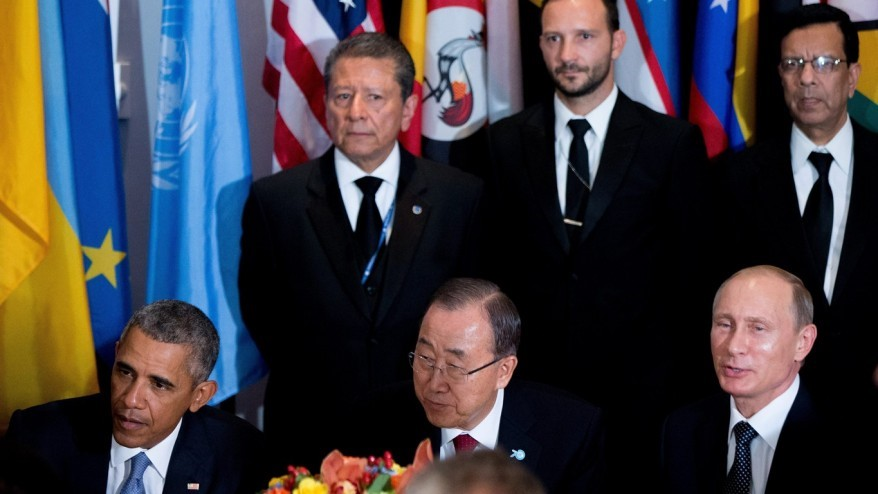
#> input picture worldleaders_atUN.jpg, 878 x 494 px
$ python Lab10_locate_faces.py
#> lines starting #> are read from the running program, lines starting #| are printed output that depends on the picture; after the words box and inside, x2 and y2 are one past the last pixel; in counts of white or black regions, pixels touching at a corner belong together
import numpy as np, cv2

def fun10_locate_faces():
    # (1)input
    img = cv2.imread("worldleaders_atUN.jpg", cv2.IMREAD_COLOR)
#> img is the input picture: shape (494, 878, 3); mean B, G, R 64.6, 59.5, 62.2
    cv2.imshow("input", img)
    cv2.waitKey(0)

    # (2)skin_color_processor
    face = skin_color_processor(img)
#> after the loop in skin_color_processor, `for i in range(0, R):`:
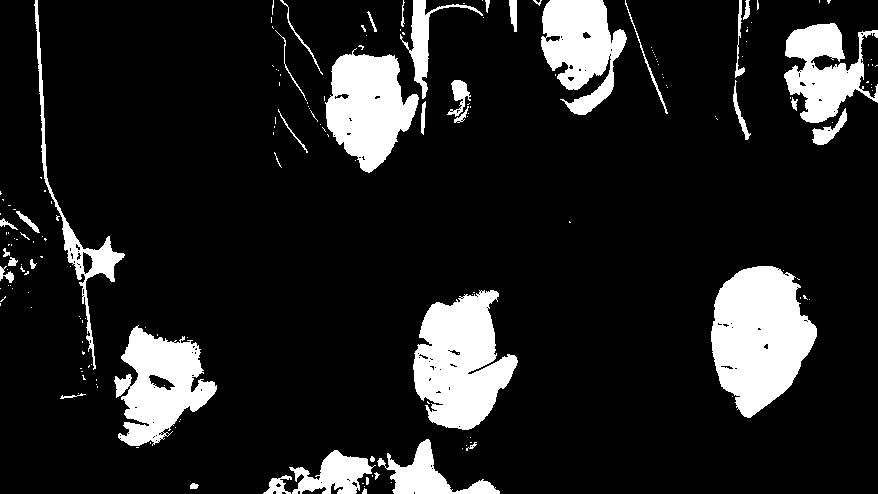
#> skin: shape (494, 878, 3); 13.4% white; 183 white regions (141 under 20 px), largest, box (x1, y1, x2, y2) and area: (711, 266, 817, 418) 11086, (413, 290, 518, 430) 9571, (325, 48, 419, 173) 7310
    cv2.imshow("Face", face)
    cv2.waitKey(0)

    # (3)morphological processing 3
    mask3 = np.array([[0, 1, 0], [1, 1, 1], [0, 1, 0]]).astype('uint8')
    mc_im = cv2.morphologyEx(face, cv2.MORPH_CLOSE, mask3, iterations=2)  # close2 = d2e2
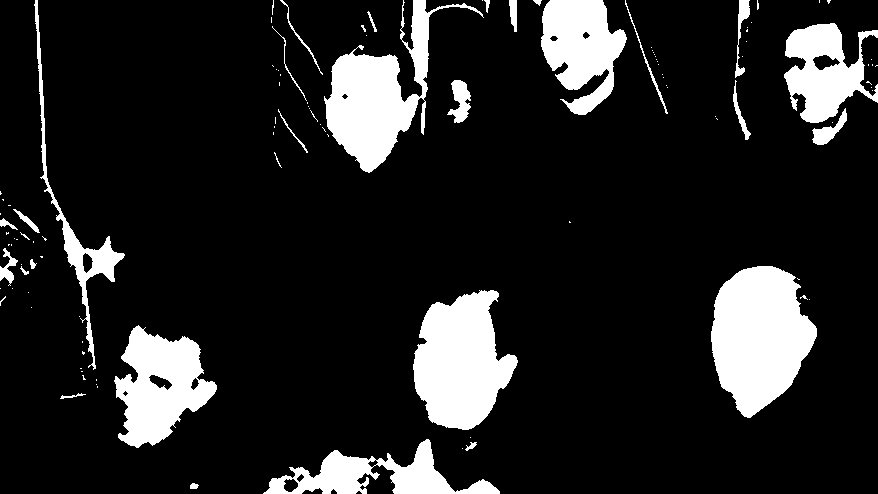
#> mc_im: shape (494, 878, 3); 13.9% white; 113 white regions (84 under 20 px), largest, box (x1, y1, x2, y2) and area: (711, 266, 817, 418) 11205, (413, 290, 518, 430) 9876, (324, 0, 484, 173) 9165
    mco = cv2.morphologyEx(mc_im, cv2.MORPH_OPEN, mask3, iterations=2)  # d2e4d2
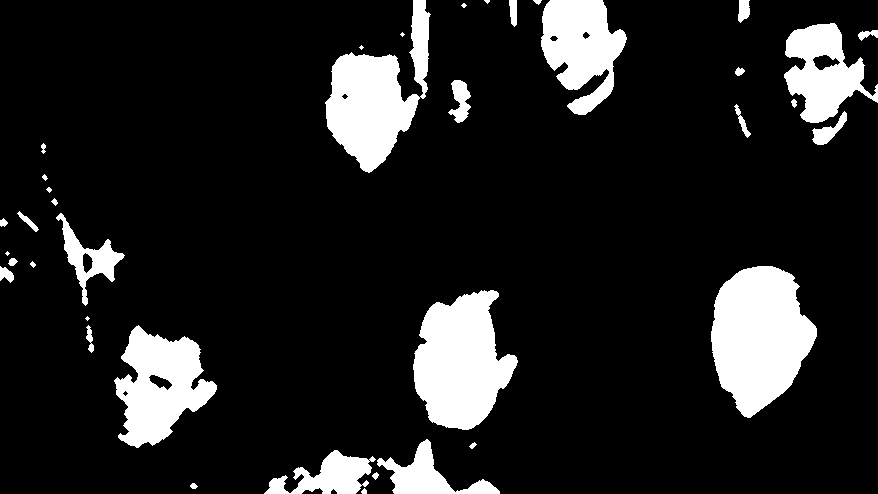
#> mco: shape (494, 878, 3); 13.3% white; 38 white regions (6 under 20 px), largest, box (x1, y1, x2, y2) and area: (711, 266, 817, 418) 11193, (413, 290, 518, 430) 9862, (325, 0, 431, 173) 8728
    cv2.imshow("M_CloseOpen", mco)
    cv2.waitKey(0)

    # (4)locate faces
    mfaces = mco
    fcontours = locateFaces(mfaces)
    cv2.imshow("Face_contours", fcontours)
    cv2.waitKey(0)

def skin_color_processor(img):
    R, C = img.shape[:2]
    skin = np.zeros((R, C, 3), np.uint8)
    for i in range(0, R):
        for j in range(0, C):
            if isskin(img[i, j]):
                skin[i, j] = 255
    return skin

def isskin(bgr):
    return isskin_Peer(bgr[2], bgr[1], bgr[0])

def isskin_Peer(r, g, b):
    r_b = abs(r.astype('int16') - b.astype('int16'))
    if not(r > 95 and g > 40 and b > 20):
        return False
    elif not(r_b > 15 and (r>g) and (r>b)):
        return False
    else:
        mx = max(r, g)
        mn = min(r, b)
        if(max(mx, b) - min(mn, b) <= 15):
            return False
        else:
            return True

def locateFaces(mfaces): #mfaces = white contours on black background
    canny = cv2.Canny(mfaces[:, :, 0], 100, 200, 3) #3 = apperture(3x3)
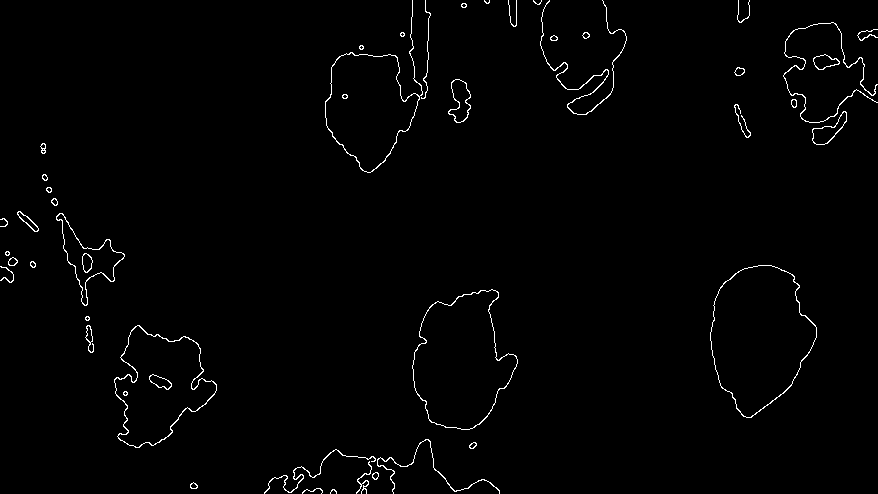
#> canny: shape (494, 878); 1.3% white in thin lines or dots
    contours, hierarchy = cv2.findContours(canny, cv2.RETR_EXTERNAL, cv2.CHAIN_APPROX_SIMPLE)
    #(4)read each contour, and draw it all onto an output image
    #drawing = mfaces
    drawing = np.zeros(mfaces.shape, np.uint8) #RGB
    for c in contours:
        color = (int(np.random.uniform(0, 255)), int(np.random.uniform(0, 255)), int(np.random.uniform(0, 255)))
        cv2.drawContours(drawing, [c], -1, color, 2, 8)
        #-- fitting contour c with a rectangle & ellipse:
        if cv2.contourArea(c) > 1000:
            drawing = drawREBound1(drawing, c, color)
#> this loop made 44 passes
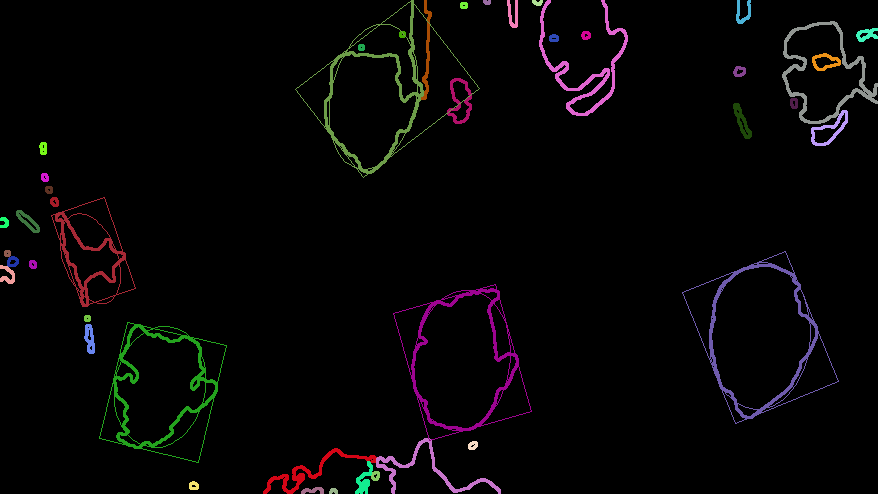
#> drawing: shape (494, 878, 3); mean of channels 0, 1, 2 5.1, 4.6, 6; drawn as B, G, R
    return drawing

def drawREBound1(fcon_img, contr, color):
    #-fit a Retangle to the contour
    rrect1 = cv2.minAreaRect(contr) #fit/find
    box = cv2.boxPoints(rrect1)
    points4 = np.int0(box)
    fcon_img = cv2.polylines(fcon_img, [points4], True, color, 1)

    #-fit & draw an ellipse to the contour
    rrect2 = cv2.fitEllipse(contr)
    fcon_img = cv2.ellipse(fcon_img, rrect2, color, 1, 8)

    return fcon_img

fun10_locate_faces()
